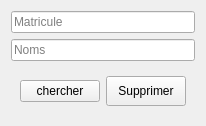
            <widget class="QWidget" name="page_effacer">
             <layout class="QVBoxLayout" name="verticalLayout_6">
              <item>
               <widget class="QLineEdit" name="ln_supprimer_matricule">
                <property name="placeholderText">
                 <string>Matricule</string>
                </property>
               </widget>
              </item>
              <item>
               <widget class="QLineEdit" name="ln_supprimer_nom">
                <property name="placeholderText">
                 <string>Noms</string>
                </property>
               </widget>
              </item>
              <item>
               <widget class="QWidget" name="widget" native="true">
                <property name="maximumSize">
                 <size>
                  <width>16777215</width>
                  <height>70</height>
                 </size>
                </property>
                <layout class="QHBoxLayout" name="horizontalLayout_6">
                 <item>
                  <widget class="QPushButton" name="btn_effacer_chercher">
                   <property name="text">
                    <string>chercher</string>
                   </property>
                  </widget>
                 </item>
                 <item>
                  <widget class="QPushButton" name="btn_supprimer">
                   <property name="minimumSize">
                    <size>
                     <width>0</width>
                     <height>30</height>
                    </size>
                   </property>
                   <property name="maximumSize">
                    <size>
                     <width>1234</width>
                     <height>16777215</height>
                    </size>
                   </property>
                   <property name="text">
                    <string>Supprimer</string>
                   </property>
                   <property name="autoDefault">
                    <bool>false</bool>
                   </property>
                  </widget>
                 </item>
                </layout>
               </widget>
              </item>
             </layout>
            </widget>
